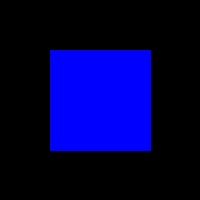
#> input picture CV/Practical 1/_asd.jpg, 200 x 200 px, found by its file name
$ python Read_Img.py
#> lines starting #> are read from the running program, lines starting #| are printed output that depends on the picture
import cv2
import numpy as np
import matplotlib.pyplot as plt

# Load the binary image
image_path = "E:\AJ Code\Paython\CV\Practical 1\_asd.jpg"
binary_image = cv2.imread(image_path, cv2.IMREAD_GRAYSCALE)
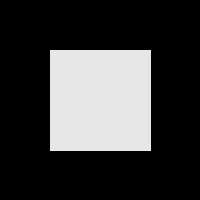
#> binary_image: shape (200, 200); min 0, max 32, mean 7.4; drawn with min black and max white

if binary_image is None:
    print("Image not found or couldn't be loaded.")
else:
    # Display the image matrix
    print("Image Matrix:")
    print(binary_image)
#> (printed output is left out)

    # Plot the image
    plt.figure(figsize=(8, 8))
    plt.imshow(binary_image, cmap='gray')
    plt.title('Binary Image')
    plt.axis('off')
    plt.show()

    # Compute and plot the histogram
    histogram = cv2.calcHist([binary_image], [0], None, [256], [0, 256])
#> histogram = 256 values, max 29675 at index 0, min 0 at index 6, mean 156.2
    plt.figure(figsize=(8, 4))
    plt.plot(histogram)
    plt.title('Histogram of Binary Image')
    plt.xlabel('Pixel Value')
    plt.ylabel('Frequency')
    plt.grid(True)
    plt.show()
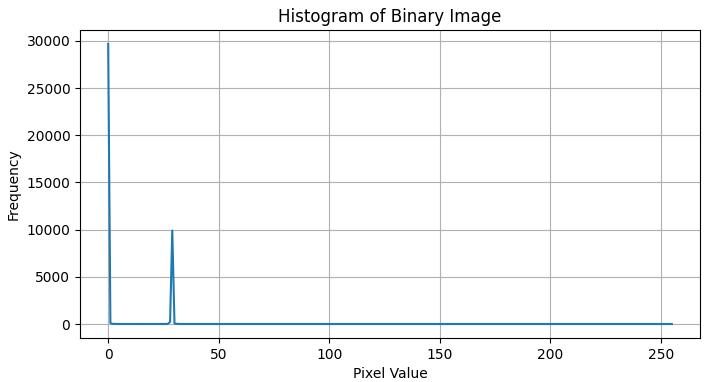
#> figure drawn by matplotlib, 1 panel; curve peaks at x = 0, y = 29675

$ run again, with CV/Practical 1/input_rgb_image.jpg copied over CV/Practical 1/_asd.jpg
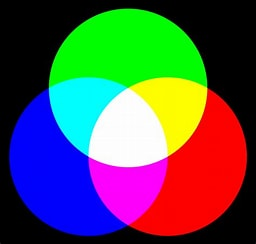
#> input picture CV/Practical 1/input_rgb_image.jpg, 256 x 244 px, found by its file name
#> `binary_image = cv2.imread(image_path, cv2.IMREAD_GRAYSCALE)`:
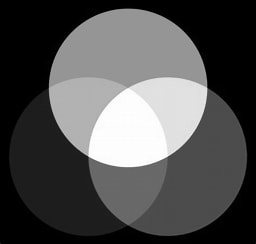
#> binary_image: shape (244, 256); min 0, max 255, mean 80.2
#> (printed output is left out)
#> histogram = 256 values, max 18994 at index 0, min 0 at index 129, mean 244
#> `plt.show()`:
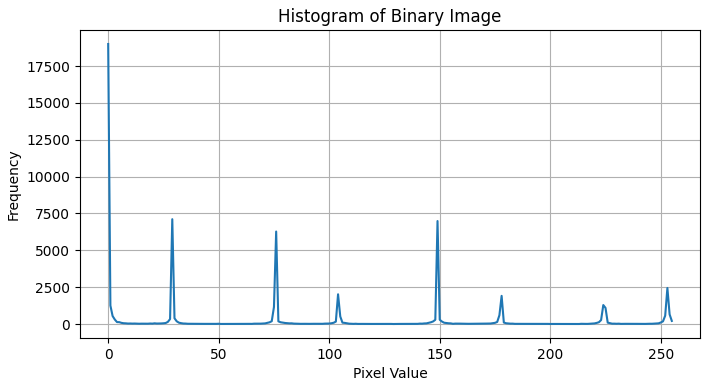
#> figure drawn by matplotlib, 1 panel; curve peaks at x = 0, y = 18994

$ run again, with CV/Practical 1/nm2HM.png saved as CV/Practical 1/_asd.jpg
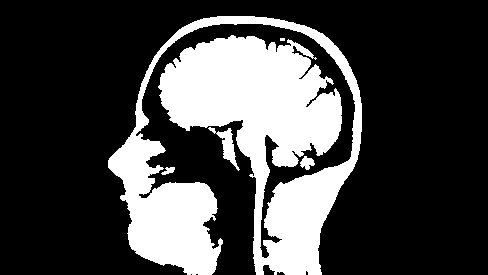
#> input picture CV/Practical 1/nm2HM.png, 488 x 275 px, found by its file name
#> binary_image is the input picture: shape (275, 488); min 0, max 255, mean 68
#> (printed output is left out)
#> histogram = 256 values, max 94230 at index 0, min 0 at index 8, mean 524.2
#> `plt.show()`:
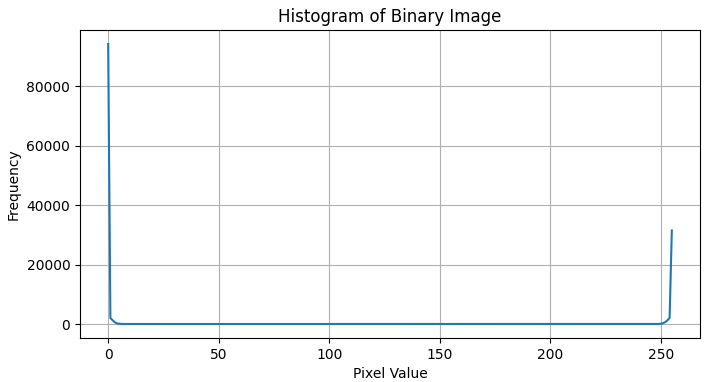
#> figure drawn by matplotlib, 1 panel; curve peaks at x = 0, y = 94230
